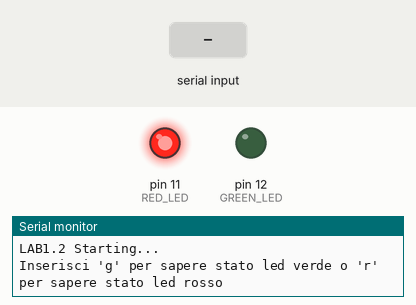
Recording of a sketch running on a simulated Arduino Uno, built with avr-gcc and run on an emulated ATmega328P. Parts: output pins drawn as LEDs (lit = HIGH), the last lines printed to the serial monitor. The test bench sets the inputs (shaded band).

Above: at 2.5 s.
2.6 s: "R" received over Serial
At 4.9 s:
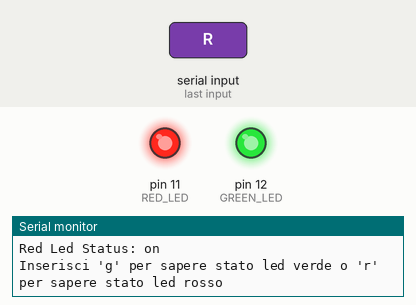
5.6 s: "G" received over Serial
At 6.8 s:
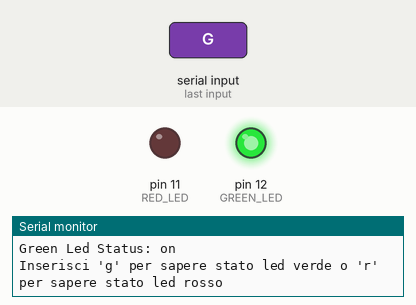
7.5 s: "r" received over Serial
At 9.5 s:
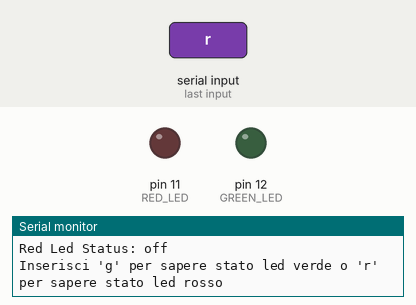
Timing chart, 0 to 15.1 s (numbered marks = the images above; inputs shaded):
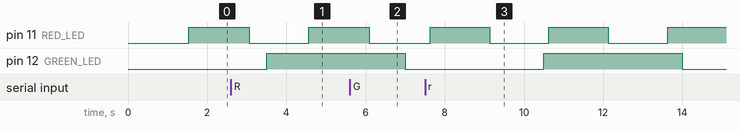

Measured:
- by itself, pin 11 (RED_LED): alternates HIGH for 1.5 s and LOW for 1.5 s

The sketch:

Ex2lab1.ino
```cpp
#include <TimerOne.h>
#define RED_LED 11
#define GREEN_LED 12

const float redLedPeriod = 1.5;   // semiperiodo led rosso
const float greenLedPeriod = 3.5; // semiperiodo led verde
volatile bool ledStatusGreen = LOW;
volatile bool ledStatusRed = LOW;

void serialFlush() {
  while(Serial.available()){
    Serial.read();
    delay(1);
  }
}

// Funzione di stampa stato led su porta seriale
void printStatus() {
  char colorled = Serial.read();

    if(colorled == 'R' || colorled == 'r') {

      if(ledStatusRed)
        Serial.println("Red Led Status: on");
      else
        Serial.println("Red Led Status: off");
      serialFlush();
    }
    else if (colorled == 'G' || colorled == 'g') {
      if(ledStatusRed)
        Serial.println("Green Led Status: on");
      else
        Serial.println("Green Led Status: off");
      serialFlush();
    }

    else {
      Serial.println("Comando non valido");
    }

    Serial.println("Inserisci 'g' per sapere stato led verde o 'r' per sapere stato led rosso");

}


void greenLedOn() {
  ledStatusGreen = !ledStatusGreen;
  digitalWrite(GREEN_LED, ledStatusGreen);
}

// inizializzazione
void setup() {
  Serial.begin(9600); // baud rate
  while(!Serial);
  Serial.println("LAB1.2 Starting...");

  // settaggio pin
  pinMode(RED_LED, OUTPUT);
  pinMode(GREEN_LED, OUTPUT);

  // inizializzazione timer con interrupt legato alla funzione di gestione pin verde
  Timer1.initialize(greenLedPeriod * 1e06);
  Timer1.attachInterrupt(greenLedOn);

  digitalWrite(RED_LED, LOW);
  digitalWrite(GREEN_LED, LOW);

  Serial.println("Inserisci 'g' per sapere stato led verde o 'r' per sapere stato led rosso");
}

void loop() {

  delay( redLedPeriod * 1e03);
  if(Serial.available()) printStatus();
  ledStatusRed = !ledStatusRed;
  digitalWrite(RED_LED, ledStatusRed);
}
```
